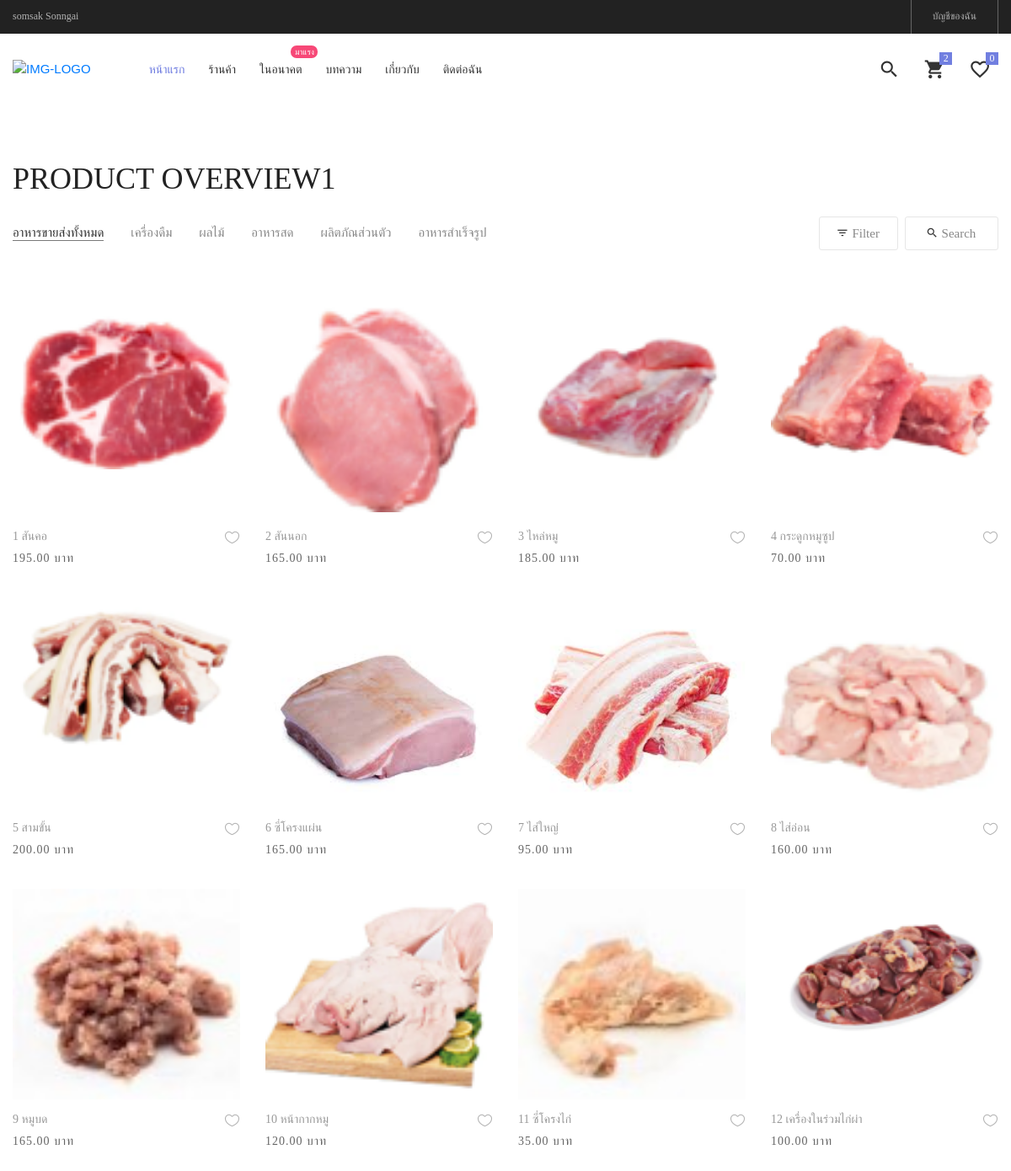
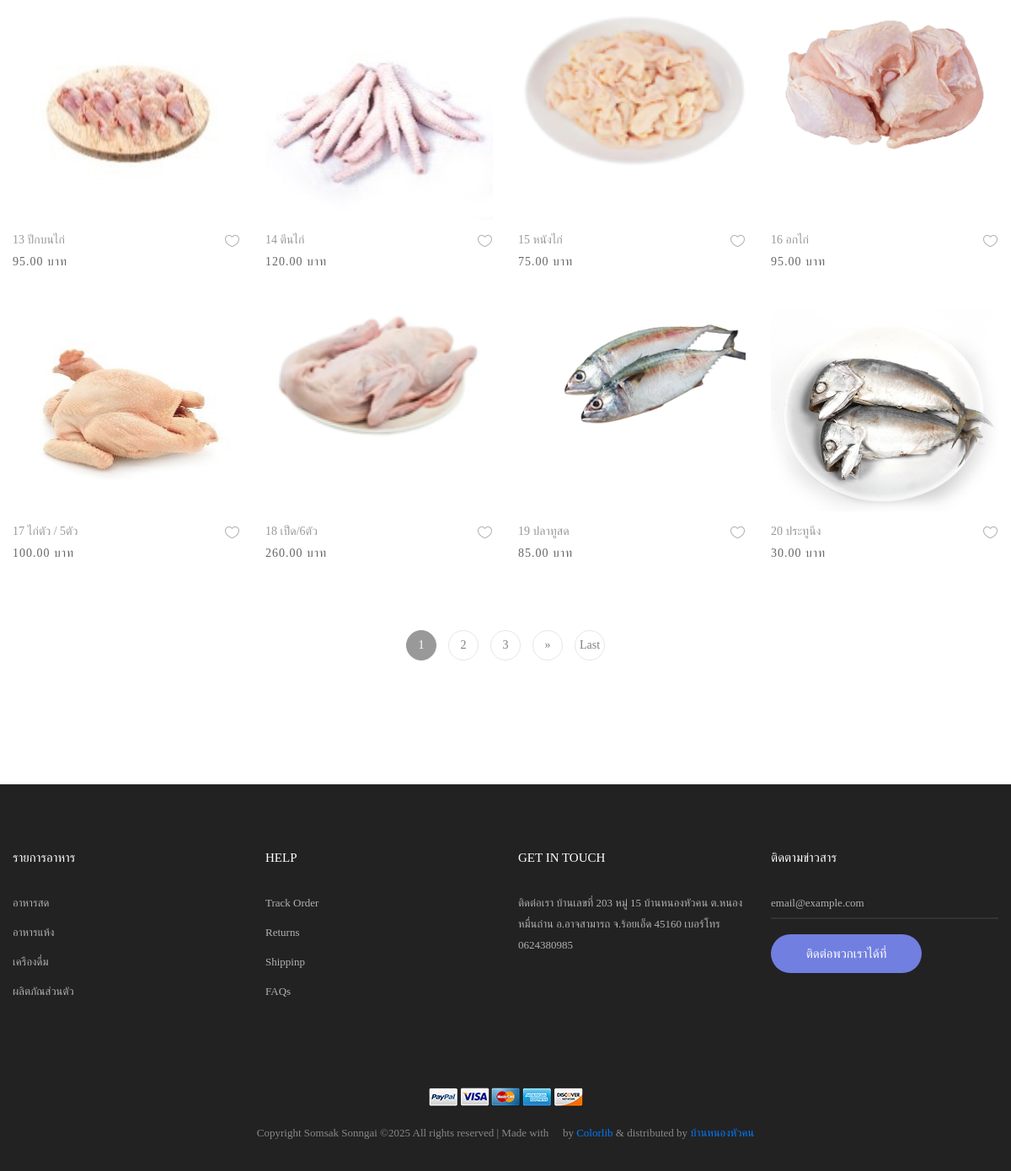
The page /ProductNew on the database its author committed (2 pictures, top to bottom).
### productapp/models.py (models this page shows, shortened)
class Product1(models.Model):
    category = models.ForeignKey('Category',on_delete=models.CASCADE,null=True,verbose_name="หมวดหมู่สินค้า")
    name = models.CharField("ชื่อสินค้า", max_length=100)
    description = models.TextField("รายละเอียดสินค้า", max_length=500)
    price = models.DecimalField("ราคาขาย", max_digits=10, decimal_places=2)
    stock = models.DecimalField("จำนวนในสต๊อก", max_digits=10, decimal_places=2)
    is_trending = models.BooleanField("สินค้าแนะนำ", default=False)
    image = models.ImageField("รูปสินค้า", upload_to="product")
    profitprice = models.DecimalField("ราคากำไร", max_digits=10, decimal_places=2)
    created_at = models.DateTimeField("วันที่เพิ่มสินค้า", auto_now_add=True)
    updated_at = models.DateTimeField("วันที่แก้ไขล่าสุด", auto_now=True)
    barcode = models.CharField("บาร์โค้ด", max_length=13, unique=True)
    class Meta:
        verbose_name = "Product"
        verbose_name_plural = "รายการสินค้า"

### productapp/views.py (the view)
# urls.py: path("ProductNew",views.ProductNew,name="Productnew"),
def ProductNew(request):
     all_product=Product1.objects.all().order_by("category") # เรียกลำดับจากชื่อสินค้า ถ้าเป็นการเพิ่ม order_by ตัวนี้จะมีการเชื่อมโยงกับ Product.html
     page=request.GET.get("page") # ดึงค่า parameter page เพิ่อระบุว่าผู้ใช้ต้องการดูหน้าที่เท่าไหร่ ถ้าไม่มี parametre page ใน url ค่านี้จะเป็น  None
     paginator=Paginator(all_product,20) #สร้าง object Paginator เพื่อแบ่งข้อมูล all_product ออกเป็นหน้า page โดยแต่ล่ะหน้าจะแสดงข้อมูล 3 รายการ
     all_product=paginator.get_page(page) #ดึงข้อมูลของหน้าที่ผู้ชายที่จะต้องการดู (ตามค่า page ที่ได้จาก url ) ถ้า page เป็น None  หรือไม่ถูกต้อง (เช่น มากกว่าจำนวณหน้าทั้งหมด ) จะดึงข้อมูลหน้าแรกมาให้โดยอัตโนมัติ
     return render (request,"ProductUpdate.html",{"all_product":all_product}) #ทำการดึงค่าตัวแปรมาเก็บไว้แล้ว Return กับไป

### productapp/models.py (called while the page is built)
    def __str__(self):
        return self.name

### productapp/templates/ProductUpdate.html (shortened to what this page needs)
{% extends "layoutUpdate.html"%}
{% load humanize %}
{% load static %}
{% block content%}
        <div class="sec-banner bg0 p-t-80 p-b-50">
        </div>
        <section class="bg0 p-t-23 p-b-140">
            <div class="container">
                <div class="p-b-10">
                    <h3 class="ltext-103 cl5">
                        Product Overview1
                    </h3>
                </div>
                <div class="flex-w flex-sb-m p-b-52">
                    <div class="flex-w flex-l-m filter-tope-group m-tb-10">
                        <button class="stext-106 cl6 hov1 bor3 trans-04 m-r-32 m-tb-5 how-active1" data-filter="*">
                            อาหารขายส่งทั้งหมด
                        </button>
                        <button class="stext-106 cl6 hov1 bor3 trans-04 m-r-32 m-tb-5" data-filter=".เครื่องดื่ม">
                            เครื่องดืม
                        </button>
                        <button class="stext-106 cl6 hov1 bor3 trans-04 m-r-32 m-tb-5" data-filter=".men">
                            ผลไม้
                        </button>
                        <button class="stext-106 cl6 hov1 bor3 trans-04 m-r-32 m-tb-5" data-filter=".อาหารสด">
                            อาหารสด
                        </button>
                        <button class="stext-106 cl6 hov1 bor3 trans-04 m-r-32 m-tb-5" data-filter=".ผลิตภัณส่วนตัว">
                            ผลิตภัณส่วนตัว
                        </button>
                        <button class="stext-106 cl6 hov1 bor3 trans-04 m-r-32 m-tb-5" data-filter=".watches">
                            อาหารสำเร็จรูป
                        </button>
                    </div>
                    <div class="flex-w flex-c-m m-tb-10">
                        <div class="flex-c-m stext-106 cl6 size-104 bor4 pointer hov-btn3 trans-04 m-r-8 m-tb-4 js-show-filter">
                            <i class="icon-filter cl2 m-r-6 fs-15 trans-04 zmdi zmdi-filter-list"></i>
                             Filter
                        </div>
                        <div class="flex-c-m stext-106 cl6 size-105 bor4 pointer hov-btn3 trans-04 m-tb-4 js-show-search">
                            <i class="icon-search cl2 m-r-6 fs-15 trans-04 zmdi zmdi-search"></i>
                            Search
                        </div>
                    </div>
                </div>
                <div class="row isotope-grid">
                    {% for Product1 in all_product %}
                    <div class="col-sm-6 col-md-4 col-lg-3 p-b-35 isotope-item {{ Product1.category }}">
                        <div class="block2">
                            <div class="block2-pic hov-img0">
                                <img src="{{ Product1.image.url }}" alt="{{ Product1.name }}">
                            </div>
                            <div class="block2-txt flex-w flex-t p-t-14">
                                <div class="block2-txt-child1 flex-col-l">
                                    <a href="{% url 'productDetail' Product1.id %}" class="stext-104 cl4 hov-cl1 trans-04 js-name-b2 p-b-6">
                                        {{ Product1.name }}
                                    </a>
                                    <span class="stext-105 cl3">
                                        {{ Product1.price | intcomma }} บาท
                                    </span>
                                </div>
                                <div class="block2-txt-child2 flex-r p-t-3">
                                    <a href="#" class="btn-addwish-b2 dis-block pos-relative js-addwish-b2">
                                        <img class="icon-heart1 dis-block trans-04" src="{% static 'assets/images/icons/icon-heart-01.png' %}" alt="ICON">
                                    </a>
                                </div>
                            </div>
                        </div>
                    </div>
                    {% endfor %}
                </div>
               <div class="flex-c-m flex-w w-full p-t-38">
                {% for num in all_product.paginator.page_range %}
                    {% if num >= all_product.number|add:'-2' and num <= all_product.number|add:'2' %}
                        <a href="?page={{ num }}"
                           class="flex-c-m how-pagination1 trans-04 m-all-7 {% if num == all_product.number %}active-pagination1{% endif %}">
                            {{ num }}
                        </a>
                    {% endif %}
                {% endfor %}
                {% if all_product.has_next %}
                    <a href="?page={{ all_product.next_page_number }}" class="flex-c-m how-pagination1 trans-04 m-all-7">»</a>
                    <a href="?page={{ all_product.paginator.num_pages }}" class="flex-c-m how-pagination1 trans-04 m-all-7">Last</a>
                {% endif %}
            </div>
            </div>
        </section>
{% endblock %}

### productapp/static/assets/css/main.css (style rules this page uses)
.container { max-width: 1380px; }
@media (max-width: 1600px) { .container { max-width: 1200px; } }
.block2-pic { position: relative; width: 100%; height: 250px; background-size: cover; background-position: center; background-repeat: no-repeat; }
.block2-txt-child1 { width: calc(100% - 30px); }
.block2-txt-child2 { width: 30px; }
.cl2 { color: #333; }
.cl3 { color: #666; }
.cl4 { color: #999; }
.cl5 { color: #222; }
.cl6 { color: #888; }
.stext-104 { font-family: Poppins-Regular; font-size: 14px; line-height: 1.466667; }
.stext-105 { font-family: Poppins-Regular; font-size: 14px; line-height: 1.466667; letter-spacing: 1px; }
.stext-106 { font-family: Poppins-Regular; font-size: 15px; line-height: 1.2; }
.ltext-103 { font-family: Poppins-Bold; font-size: 36px; line-height: 1.1; text-transform: uppercase; }
.size-104 { min-width: 94px; height: 40px; }
.size-105 { min-width: 111px; height: 40px; }
.bg0 { background-color: #fff; }
.bor3 { border-bottom: 1px solid transparent; }
.bor4 { border: 1px solid #e6e6e6; border-radius: 3px; }
.how-active1 { color: #333; border-color: #797979; }
.how-pagination1 { font-family: Poppins-Regular; font-size: 14px; color: #808080; width: 36px; height: 36px; border-radius: 50%; border: 1px solid #e6e6e6; }
.active-pagination1 { background-color: #999; border-color: #999; color: #fff; }
.hov-img0 { display: block; overflow: hidden; }
.hov-img0 img { width: 100%; -webkit-transition: transform 0.9s ease; -o-transition: transform 0.9s ease; -moz-transition: transform 0.9s ease; transition: transform 0.9s ease; }

### rows shown on the page
Product1: image (picture), name "1 สันคอ", price "195.00"
Product1: image (picture), name "2 สันนอก", price "165.00"
Product1: image (picture), name "3 ไหล่หมู", price "185.00"
Product1: image (picture), name "4 กระดูกหมูซูป", price "70.00"
Product1: image (picture), name "5 สามขั้น", price "200.00"
Product1: image (picture), name "6 ซี่โครงแผ่น", price "165.00"
Product1: image (picture), name "7 ไส่ใหญ่", price "95.00"
Product1: image (picture), name "8 ไส่อ่อน", price "160.00"
Product1: image (picture), name "9 หมูบด", price "165.00"
Product1: image (picture), name "10 หน้ากากหมู", price "120.00"
Product1: image (picture), name "11 ซี่โครงไก่", price "35.00"
Product1: image (picture), name "12 เครื่องในร่วมไก่ผ่า", price "100.00"
Product1: image (picture), name "13 ปีกบนไก่", price "95.00"
Product1: image (picture), name "14 ตีนไก่", price "120.00"
Product1: image (picture), name "15 หนังไก่", price "75.00"
Product1: image (picture), name "16 อกไก่", price "95.00"
Product1: image (picture), name "17 ไก่ตัว / 5ตัว", price "100.00"
Product1: image (picture), name "18 เป็ด/6ตัว", price "260.00"
Product1: image (picture), name "19 ปลาทูสด", price "85.00"
Product1: image (picture), name "20 ประทูนึง", price "30.00"

### other values the page prints
{{ num }} "1" "2" "3"
